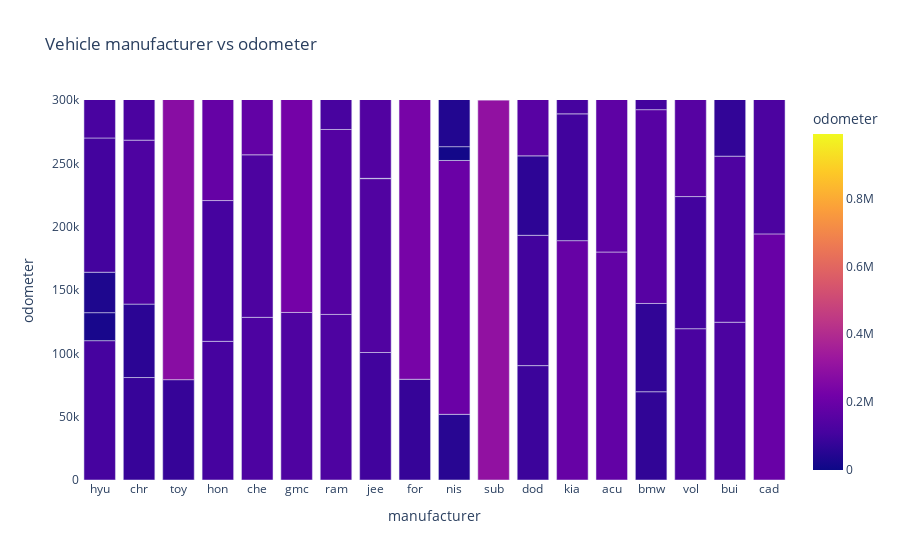

Source (notebook cell):
### Code cell
fig = px.bar(
    vehicle_df,
    x='manufacturer', 
    y='odometer',
    color='odometer',             
    title='Vehicle manufacturer vs odometer'
)

fig.update_layout(
    yaxis=dict(range=[0, 300000]),
    plot_bgcolor='white'
)
fig.show()

### Figure 1 — Plotly figure (JSON) as saved in the notebook; plotly's stock layout.template omitted (floating-point values rounded to 4 significant figures; data arrays with more than 128 entries replaced by an {"elided": "..."} marker saying what was removed)
{"data": [{"hovertemplate": "manufacturer=%{x}<br>odometer=%{marker.color}<extra></extra>", "legendgroup": "", "marker": {"color": {"elided": "29916 int values"}, "coloraxis": "coloraxis", "pattern": {"shape": ""}}, "name": "", "orientation": "v", "showlegend": false, "textposition": "auto", "type": "bar", "x": {"elided": "29916 str values"}, "xaxis": "x", "y": {"elided": "29916 int values"}, "yaxis": "y"}], "layout": {"barmode": "relative", "coloraxis": {"colorbar": {"title": {"text": "odometer"}}, "colorscale": [[0, "#0d0887"], [0.1111, "#46039f"], [0.2222, "#7201a8"], [0.3333, "#9c179e"], [0.4444, "#bd3786"], [0.5556, "#d8576b"], [0.6667, "#ed7953"], [0.7778, "#fb9f3a"], [0.8889, "#fdca26"], [1, "#f0f921"]]}, "legend": {"tracegroupgap": 0}, "plot_bgcolor": "white", "title": {"text": "Vehicle manufacturer vs odometer"}, "xaxis": {"anchor": "y", "domain": [0, 1], "title": {"text": "manufacturer"}}, "yaxis": {"anchor": "x", "domain": [0, 1], "range": [0, 300000], "title": {"text": "odometer"}}}}
